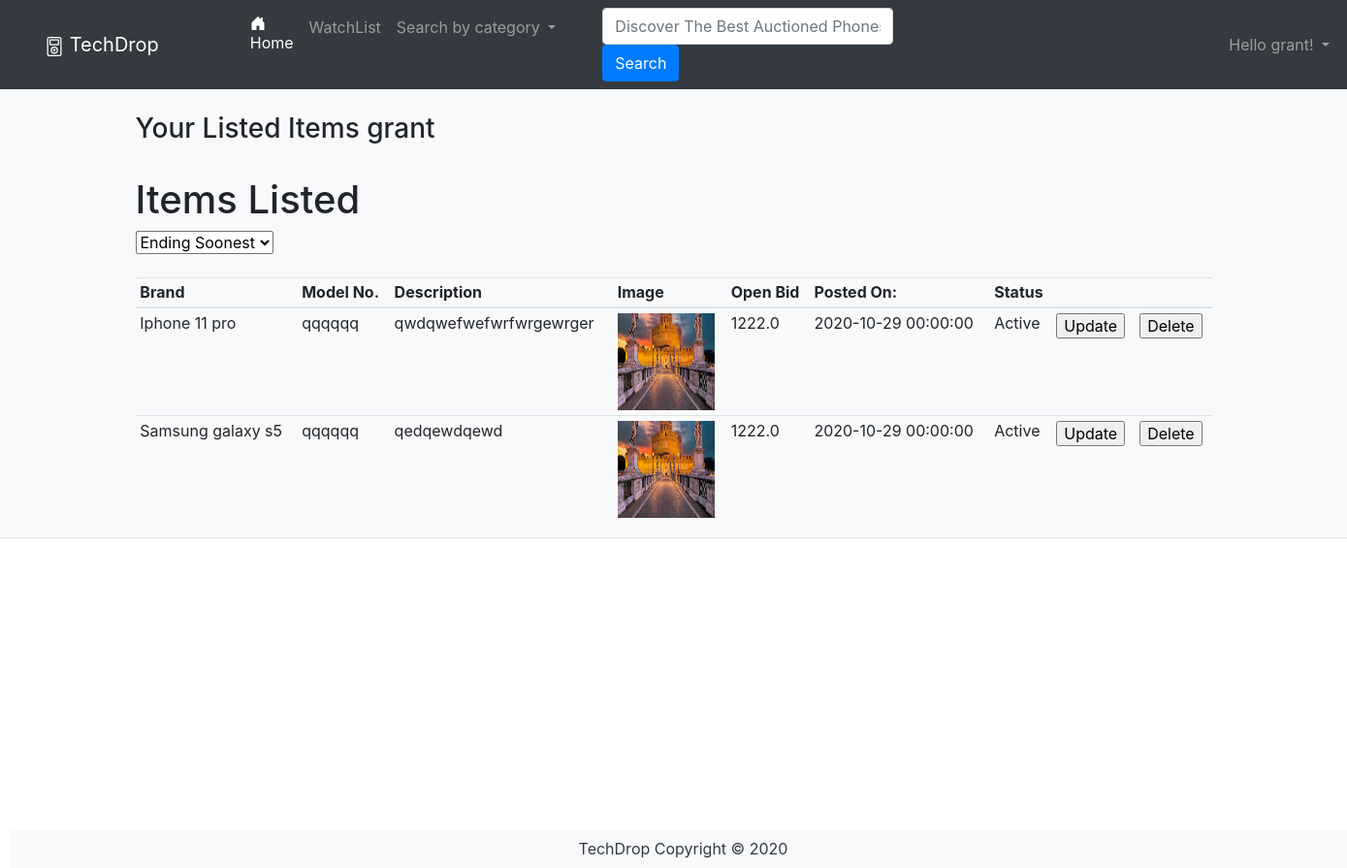
/auctions/listed/1 (signed in), run on the app's committed database.
### PhoneApp/models.py (models this page shows, shortened)
class User(db.Model, UserMixin):
    __tablename__ = 'users'
    id = db.Column(db.Integer, primary_key=True)
    name = db.Column(db.String(100), index=True, unique=True, nullable=False)
    emailid = db.Column(db.String(100), index=True, nullable=False)
    password_hash = db.Column(db.String(255), nullable=False)
    auctions = db.relationship('Auctions', backref='user')
    reviews = db.relationship('Review', backref='user')
    bids = db.relationship('Bid', backref='user')
    watchlists = db.relationship('Watchlist', backref='user')

class Auctions(db.Model):
    __tablename__ = 'auctions'
    id = db.Column(db.Integer, primary_key=True)
    title = db.Column(db.String(80), nullable=False)
    model = db.Column(db.String(80), nullable=False)
    description = db.Column(db.String(200))
    image = db.Column(db.String(400))
    open_bid = db.Column(db.Float(), nullable=False)
    start = db.Column(db.DateTime, default=datetime.now())
    end = db.Column(db.DateTime)
    status = db.Column(db.String(80), default='Active')
    user_id = db.Column(db.Integer, db.ForeignKey('users.id'))
    brand_id = db.Column(db.Integer, db.ForeignKey('brands.id'))
    condition_id = db.Column(db.Integer, db.ForeignKey('condition.id'))
    reviews = db.relationship('Review', backref='auction')
    bids = db.relationship('Bid', backref='auction')
    watchlists = db.relationship('Watchlist', backref='auction')

### PhoneApp/auctions.py (the view)
@bp.route('/listed/<id>', methods=['GET'])
@login_required
def listed(id):
    auction_item = AuctionsForm()
    user = User.query.filter_by(id=id).first()
    auction = Auctions.query.filter_by(user_id=id).all()
    if user != current_user:
        return redirect(url_for('main.index', id=id))
    return render_template('auctions/listed.html', user=user)

### PhoneApp/forms.py (shortened to what this page needs)
class AuctionsForm(FlaskForm):
    title = StringField('Title', validators=[
        InputRequired('Title is required')])
    brand = QuerySelectField(
        query_factory=brand_query, allow_blank=False, get_label='brand')
    model = StringField('Model', validators=[
                        InputRequired('Model is required')])
    condition = QuerySelectField(
        query_factory=condition_query, allow_blank=False, get_label='condition')
    description = StringField('Description', validators=[InputRequired('Description is required'),
                                                         Length(min=10, max=300, message='Description is too short or too long')])
    image = FileField('Mobile Images', validators=[
        FileRequired(message='Please add an image'),
        FileAllowed(ALLOWED_FILE, message="Only supports valid filetypes")])
    open_bid = FloatField('Opening Bid', [validators.NumberRange(min=100)])
    start = DateField('Start Date', id='datepick')
    end = DateField('End Date', id='datepick')
    submit = SubmitField('Create')

### PhoneApp/templates/Auctions/listed.html (shortened to what this page needs)
{% extends 'base.html'%}
{% block header %}
<div class="container">
  <table class="table table-sm">
    <span class="col">
      <h3 class="headp3">Your Listed Items {{user.name}}</h3>
    </span>
    <h1>Items Listed</h1>
    <span id="sortBy">
      <select>
        <option>Ending Soonest</option>
      </select>
      <br></br>
    </span>
    <thead>
      <th>Brand</th>
      <th>Model No.</th>
      <th>Description</th>
      <th>Image</th>
      <th>Open Bid</th>
      <th>Posted On:</th>
      <th>Status</th>
      <th></th>
      <th></th>
    </thead>
    <tbody>
      <tr>
        {% for auction in user.auctions %}
        <td>{{auction.title}}</td>
        <td>{{auction.model}}</td>
        <td>{{auction.description}}</td>
        <td><img src={{auction.image}} alt="" border=3 height=100 width=100></img></td>
        <td>{{auction.open_bid}}</td>
        <td>{{auction.start}}</td>
        <td>{{auction.status}}</td>
        <td>
          <input type="submit" value="Update" />
        </td>
        <td>
          <form action="{{url_for('auction.delete_component', id=auction.id)}}" method="POST">
            <input type="submit" value="Delete" />
        </td>
      </tr>
      {% endfor %}
  </table>
</div>
{% endblock %}

### PhoneApp/templates/base.html (shortened to what this page needs)
<html>
<head>
  <link rel="stylesheet" href="https://stackpath.bootstrapcdn.com/bootstrap/4.3.1/css/bootstrap.min.css"
>
</head>
<body>
  <header class="bg-light border-bottom">
    <nav class="navbar sticky-top navbar-expand-lg navbar-dark bg-dark">
      <a class="navbar-brand" href="/">
        TechDrop
      </a>
      <div class="navbar-buttons">
        <div class="collapse navbar-collapse" id="navbarNavDropdown">
          <ul class="navbar-nav">
            <li class="nav-item active">
              <a class="nav-link" href="/">  Home <span class="sr-only">(current)</span></a>
            </li>
            <li class="nav-item">
              <a class="nav-link"
              {% if current_user.is_authenticated %}
              href="{{url_for('watchlist.watchlist',id=current_user.id)}}"
              {% else %}
              href="{{url_for('watchlist.watchlist',id=1)}}"
              {% endif %}
              >WatchList</a>
            </li>
            <li class="nav-item dropdown">
              <a class="nav-link dropdown-toggle" href="#" id="navbarDropdownMenuLink" role="button"
                data-toggle="dropdown" aria-haspopup="true" aria-expanded="false">
                Search by category
              </a>
            </li>
            <form class="form-inline my-2 my-lg-0" id="searchbar" action="{{url_for('main.search')}}">
              <input class="form-control mr-sm-2" type="text" name="search"
                placeholder="Discover The Best Auctioned Phones" aria-label="Search" id="input">
              <button class="btn btn-primary my-2 my-sm-0" type="submit">Search</button>
            </form>
            <div class="collapse navbar-collapse" id="ProfileDropdown">
              <ul class="navbar-nav">
                <li class="nav-item dropdown">
                  {% if current_user.is_authenticated %}
                  <a class="nav-link dropdown-toggle" href="#" id="navbarDropdownMenuLink" role="button"
                    data-toggle="dropdown" aria-haspopup="true" aria-expanded="false">
                    Hello {{current_user.name}}!
                  </a>
                  {% endif %}
              </ul>
            </div>
        </div>
    </nav>
    {% block header%}
    {% endblock %}
  </header>
  <footer class="footer">
    <div class="text-center py-2 bg-light" style="position:relative; left: 10px; top:300px;">
      <span class="text-dark">TechDrop Copyright &copy; 2020</span>
    </div>
  </footer>
</body>
</html>

### PhoneApp/templates/base.html (style rules this page uses)
.navbar-buttons { margin-left: 70px; }
.navbar-brand { margin-left: 30px; }
#ProfileDropdown { margin-left: 330px; }
#searchbar { margin-left: 40px; }
#input { width: 300px; }

### data on the page
User: name "grant"
Auctions: title "Iphone 11 pro", model "qqqqqq", description "qwdqwefwefwrfwrgewrger", image (picture), open_bid "1222.0", start "2020-10-29 00:00:00", status "Active"
Auctions: title "Samsung galaxy s5", model "qqqqqq", description "qedqewdqewd", image (picture), open_bid "1222.0", start "2020-10-29 00:00:00", status "Active"
